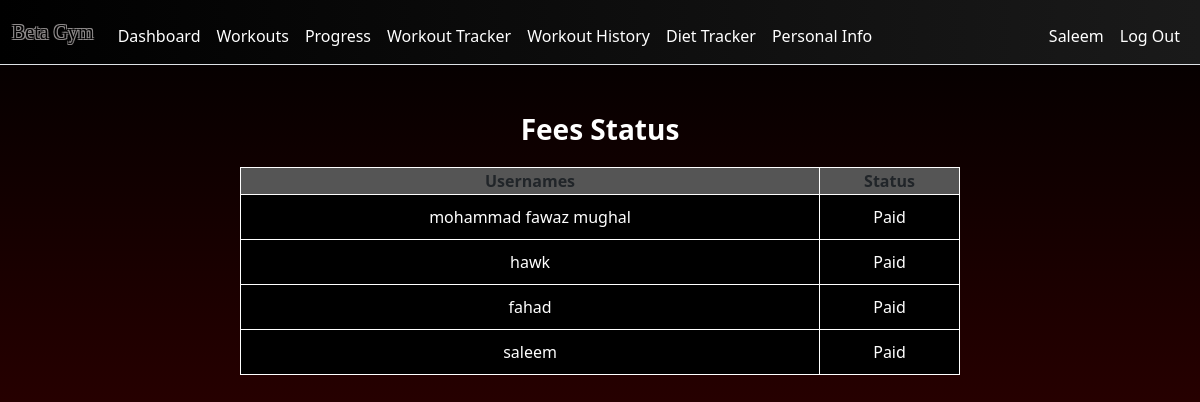
The page /feestatus (signed in) on the database its author committed.
### tables this page shows
CREATE TABLE fees_paid(user_id INTEGER PRIMARY KEY,username TEXT NOT NULL);

### app.py (the view)
@app.route('/feestatus', methods=["GET", "POST"])
def fee():
    db = get_db()
    name = db.execute("SELECT username FROM fees_paid").fetchall()
    return render_template("Feestatus.html", name=name)

### app.py (called while the page is built)
def get_db():
    if "db" not in g:
        g.db = sqlite3.connect(DATABASE)
        g.db.row_factory = sqlite3.Row
    return g.db

@app.after_request
def after_request(response):
    response.headers["Cache-Control"] = "no-cache, no-store, must-revalidate"
    response.headers["Expires"] = 0
    response.headers["Pragma"] = "no-cache"
    return response

### templates/Feestatus.html (shortened to what this page needs)
{% extends "layout.html" %}
{% block main %}
    <h3><b>Fees Status</b></h3>
    <table>
        <thead>
            <tr>
                <th>Usernames</th>
                <th>Status</th>
            </tr>
        </thead>
        <tbody>
            {% for user in name %}
                <tr>
                    <td>{{user.username}}</td>
                    <td>Paid</td>
                </tr>
            {%endfor%}
        </tbody>
    </table>
{% endblock %}

### templates/layout.html (shortened to what this page needs)
<!DOCTYPE html>
<html lang="en">
<head>
    <link href="https://cdn.jsdelivr.net/npm/bootstrap@5.3.3/dist/css/bootstrap.min.css" rel="stylesheet">
    <link href="/static/style.css" rel="stylesheet">
    <link rel="stylesheet" href="https://cdnjs.cloudflare.com/ajax/libs/font-awesome/6.5.0/css/all.min.css">
</head>
<body>
    <nav class="navbar navbar-expand-md  border-bottom">
        <div class="container-fluid">
            <a class="navbar-brand" href="/">Beta Gym</a>
            <div class="collapse navbar-collapse" id="navbar">
                {% if session["user_id"] %}
                    <ul class="navbar-nav me-auto mt-2">
                        <li class="nav-item"><a class="nav-link" href="/dashboard">Dashboard</a></li>
                        <li class="nav-item"><a class="nav-link" href="/workouts">Workouts</a></li>
                        <li class="nav-item"><a class="nav-link" href="/progress">Progress</a></li>
                        <li class="nav-item"><a class="nav-link" href="/workout_tracker">Workout Tracker</a></li>
                        <li class="nav-item"><a class="nav-link" href="/workout_history">Workout History</a></li>
                        <li class="nav-item"><a class="nav-link" href="/diet_Tracker">Diet Tracker</a></li>
                        <li class="nav-item"><a class="nav-link" href="/info">Personal Info</a></li>
                    </ul>
                    <ul class="navbar-nav ms-auto mt-2">
                        {% if session["user_name"]%}
                            <li class ="nav-item"><a class="nav-link" href="/profile"> {{session["user_name"]}}</a>
                        {%endif%}
                        <li class="nav-item"><a class="nav-link" href="/logout">Log Out</a></li>
                    </ul>
                {% else %}
                    <ul class="navbar-nav ms-auto mt-2">
                        <li class="nav-item"><a class="nav-link" href="/forgot_password">Forgot Password</a></li>
                        <li class="nav-item"><a class="nav-link" href="/register">Register</a></li>
                        <li class="nav-item"><a class="nav-link" href="/login">Log In</a></li>
                    </ul>
                {% endif %}
            </div>
        </div>
    </nav>
    <main >
        {% block main %}{% endblock %}
    </main>
</body>
</html>

### static/style.css (style rules this page uses)
body { background: linear-gradient(135deg, #2c2c2c,#b30000); min-height:100vh; margin:0; font-family: "Segoe UI",Tahoma,Geneva, Verdana, sans-serif; }
.navbar { background:linear-gradient(to right, #000000,#1a1a1a); color:white; }
.navbar .nav-link { color:white; }
.navbar-brand { margin-top:7fpx; color:black; font-family:Fantasy; text-shadow: -1px -1px 0 #8f8b8b, 1px -1px 0 #8f8b8b, -1px 1px 0 #8f8b8b, 1px 1px 0 #8f8b8b; }
#calories_table, th,td { border:1px solid white; }
#calories_table th,td { padding:10px; text-align:center; }
#calories_table, th { background-color:#555; }

### templates/Feestatus.html (style rules this page uses)
body { background: linear-gradient(to bottom, #000000, #260000, #5C0100); text-align:center; }
h3 { margin-top:3rem; color:White; }
table { width:60%; margin:auto; margin-top:20px; border-collapse:collapse; }
td { color:white; background-color:black; }

### rows shown on the page
fees_paid: user_name "Saleem", username "saleem"
fees_paid: username "mohammad fawaz mughal"
fees_paid: username "hawk"
fees_paid: username "fahad"
